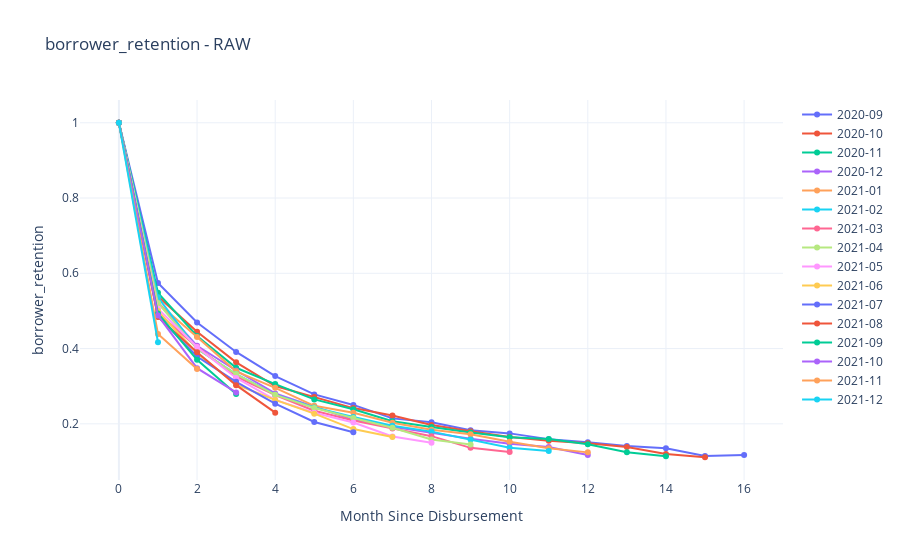

Notebook code cell kept with this figure:
### Code cell
# visualize cohorts for a given feature
m.plot_cohorts('borrower_retention', data='raw')

### Figure 1 — Plotly figure (JSON) as saved in the notebook; plotly's stock layout.template omitted (floating-point values rounded to 4 significant figures)
{"data": [{"line": {"width": 2}, "mode": "markers+lines", "name": "2020-09", "type": "scatter", "x": [0, 1, 2, 3, 4, 5, 6, 7, 8, 9, 10, 11, 12, 13, 14, 15, 16], "y": [1, 0.5744, 0.4693, 0.391, 0.3268, 0.2782, 0.2502, 0.2145, 0.2043, 0.1832, 0.1746, 0.1593, 0.1509, 0.1413, 0.1351, 0.1145, 0.1174]}, {"line": {"width": 2}, "mode": "markers+lines", "name": "2020-10", "type": "scatter", "x": [0, 1, 2, 3, 4, 5, 6, 7, 8, 9, 10, 11, 12, 13, 14, 15], "y": [1, 0.5387, 0.4444, 0.3634, 0.3004, 0.2713, 0.2418, 0.2218, 0.197, 0.1803, 0.1649, 0.1549, 0.1482, 0.1386, 0.1197, 0.1112]}, {"line": {"width": 2}, "mode": "markers+lines", "name": "2020-11", "type": "scatter", "x": [0, 1, 2, 3, 4, 5, 6, 7, 8, 9, 10, 11, 12, 13, 14], "y": [1, 0.5481, 0.4335, 0.3489, 0.3056, 0.2649, 0.2388, 0.207, 0.1915, 0.1768, 0.1641, 0.1597, 0.1454, 0.1246, 0.1136]}, {"line": {"width": 2}, "mode": "markers+lines", "name": "2020-12", "type": "scatter", "x": [0, 1, 2, 3, 4, 5, 6, 7, 8, 9, 10, 11, 12], "y": [1, 0.5231, 0.4073, 0.3417, 0.2809, 0.2467, 0.2105, 0.1919, 0.1764, 0.1606, 0.1473, 0.1385, 0.1173]}, {"line": {"width": 2}, "mode": "markers+lines", "name": "2021-01", "type": "scatter", "x": [0, 1, 2, 3, 4, 5, 6, 7, 8, 9, 10, 11, 12], "y": [1, 0.5205, 0.4309, 0.3394, 0.2957, 0.2479, 0.2293, 0.2028, 0.1841, 0.1724, 0.1521, 0.1349, 0.1241]}, {"line": {"width": 2}, "mode": "markers+lines", "name": "2021-02", "type": "scatter", "x": [0, 1, 2, 3, 4, 5, 6, 7, 8, 9, 10, 11], "y": [1, 0.5363, 0.3995, 0.3322, 0.2775, 0.2434, 0.218, 0.1952, 0.1793, 0.1581, 0.1365, 0.128]}, {"line": {"width": 2}, "mode": "markers+lines", "name": "2021-03", "type": "scatter", "x": [0, 1, 2, 3, 4, 5, 6, 7, 8, 9, 10], "y": [1, 0.4935, 0.4045, 0.3251, 0.2767, 0.2348, 0.2086, 0.1878, 0.1672, 0.1361, 0.1251]}, {"line": {"width": 2}, "mode": "markers+lines", "name": "2021-04", "type": "scatter", "x": [0, 1, 2, 3, 4, 5, 6, 7, 8, 9], "y": [1, 0.5212, 0.3993, 0.3322, 0.277, 0.2422, 0.2155, 0.1897, 0.1583, 0.1453]}, {"line": {"width": 2}, "mode": "markers+lines", "name": "2021-05", "type": "scatter", "x": [0, 1, 2, 3, 4, 5, 6, 7, 8], "y": [1, 0.5055, 0.4042, 0.3218, 0.2636, 0.2296, 0.2036, 0.1664, 0.1494]}, {"line": {"width": 2}, "mode": "markers+lines", "name": "2021-06", "type": "scatter", "x": [0, 1, 2, 3, 4, 5, 6, 7], "y": [1, 0.4995, 0.3877, 0.3041, 0.2635, 0.227, 0.186, 0.1648]}, {"line": {"width": 2}, "mode": "markers+lines", "name": "2021-07", "type": "scatter", "x": [0, 1, 2, 3, 4, 5, 6], "y": [1, 0.4853, 0.3789, 0.3117, 0.2536, 0.2048, 0.1775]}, {"line": {"width": 2}, "mode": "markers+lines", "name": "2021-08", "type": "scatter", "x": [0, 1, 2, 3, 4], "y": [1, 0.4838, 0.3899, 0.3027, 0.2297]}, {"line": {"width": 2}, "mode": "markers+lines", "name": "2021-09", "type": "scatter", "x": [0, 1, 2, 3], "y": [1, 0.4934, 0.3699, 0.2789]}, {"line": {"width": 2}, "mode": "markers+lines", "name": "2021-10", "type": "scatter", "x": [0, 1, 2, 3], "y": [1, 0.4876, 0.3479, 0.2835]}, {"line": {"width": 2}, "mode": "markers+lines", "name": "2021-11", "type": "scatter", "x": [0, 1, 2], "y": [1, 0.4385, 0.3455]}, {"line": {"width": 2}, "mode": "markers+lines", "name": "2021-12", "type": "scatter", "x": [0, 1], "y": [1, 0.4169]}], "layout": {"title": {"text": "borrower_retention - RAW"}, "xaxis": {"title": {"text": "Month Since Disbursement"}}, "yaxis": {"title": {"text": "borrower_retention"}}}}
